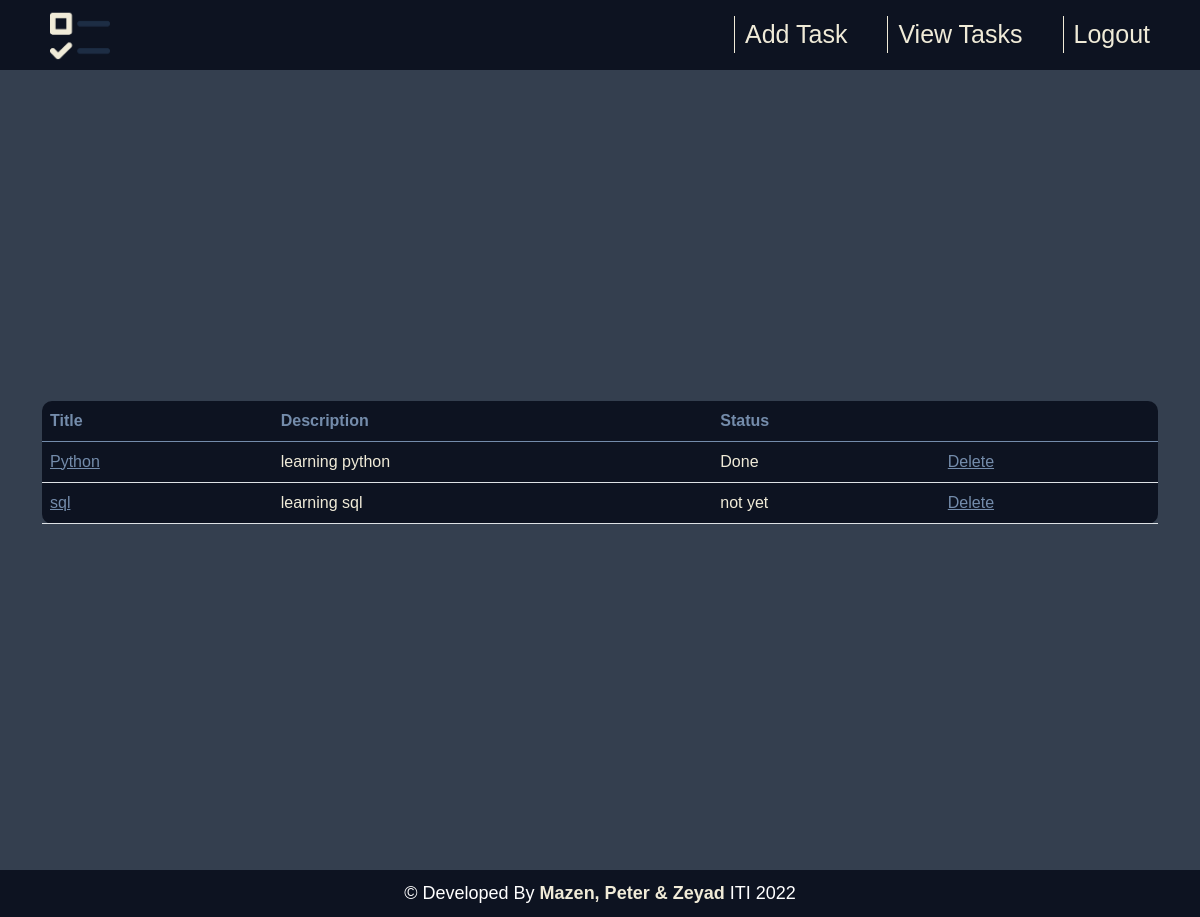
Before: /viewTasks/ (signed in) with the older database file.
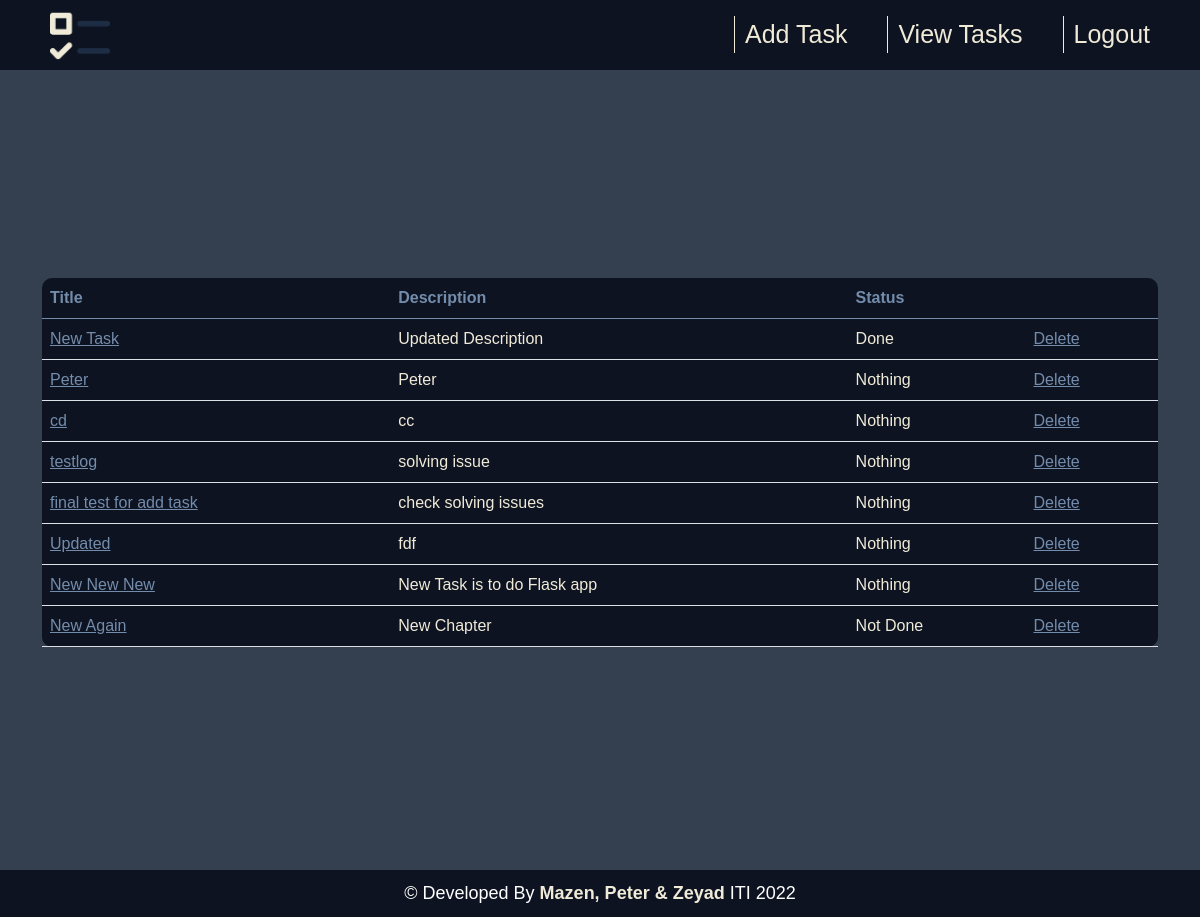
After: the same page with the newer database file.
### tables this page shows
CREATE TABLE "Task" (
                            Task_id INTEGER PRIMARY KEY AUTOINCREMENT,
                            Title   TEXT UNIQUE NOT NULL,
                            Describtion TEXT UNIQUE NOT NULL,
                            Status TEXT NOT NULL,
                            User_id INTEGER);

### app.py (the view)
@app.route("/viewTasks/", methods=['GET', 'POST'])
def viewTasks():
    tasks = retreive_tasks(g.user['User_id'])
    return render_template('viewTasks.html', tasks=tasks)

### app.py (called while the page is built)
@app.before_request
def before_request():
    g.user = None
    if 'user_id' in session:
        all_users = retreive_users()
        user = [x for x in all_users if x['User_id'] == session['user_id']][0]
        g.user = user

### db.py (called while the page is built)
def get_db():
    db = sqlite3.connect('TodoDB.sqlite',
                         detect_types=sqlite3.PARSE_DECLTYPES
                         )
    db.row_factory = sqlite3.Row
    return db

def retreive_users():
    connection = get_db().cursor()
    connection.execute("select * from User;")
    data = connection.fetchall()
    close_db(connection)
    return data

def retreive_tasks(id):
    connection = get_db().cursor()
    connection.execute(
        f"select * from Task WHERE  User_id={id} ")
    data = connection.fetchall()
    close_db(connection)
    return data

### templates/viewTasks.html (shortened to what this page needs)
{% extends 'home-base.html' %}
{% block style %}
<link rel="stylesheet" href="../static/css/shared.css">
<link rel="stylesheet" href="../static/css/view-tasks.css">
{% endblock %}
{% block content %}
<div class="container">
    <div class="content">
        <table class="table">
            <thead class="thead-dark">
                <tr>
                    <th scope="col">Title</th>
                    <th scope="col">Description</th>
                    <th scope="col">Status</th>
                    <th scope="col"> </th>
                </tr>
            </thead>
            <tbody>
                {% for row in tasks %}
                <tr>
                    <td><a href="{{url_for('updateTask',id = row.Task_id)}}">{{row.Title}}</a></td>
                    <td> {{row.Describtion}}</td>
                    <td> {{row.status}}</td>
                    <td><a href="{{url_for('deleteTask',id = row.Task_id)}}">Delete</a></td>
                </tr>
            {% endfor %}
            </tbody>
        </table>
    </div>
</div>
{% endblock %}

Changed rows visible on the page:
removed Task: Title "Python", Describtion "learning python", status "Done"
removed Task: Title "sql", Describtion "learning sql", status "not yet"
added Task: Title "New Task", Describtion "Updated Description", status "Done"
added Task: Title "Peter", Describtion "Peter", status "Nothing"
added Task: Title "cd", Describtion "cc", status "Nothing"
added Task: Title "testlog", Describtion "solving issue", status "Nothing"
added Task: Title "final test for add task", Describtion "check solving issues", status "Nothing"
added Task: Title "Updated", Describtion "fdf", status "Nothing"
added Task: Title "New New New", Describtion "New Task is to do Flask app", status "Nothing"
added Task: Title "New Again", Describtion "New Chapter", status "Not Done"
